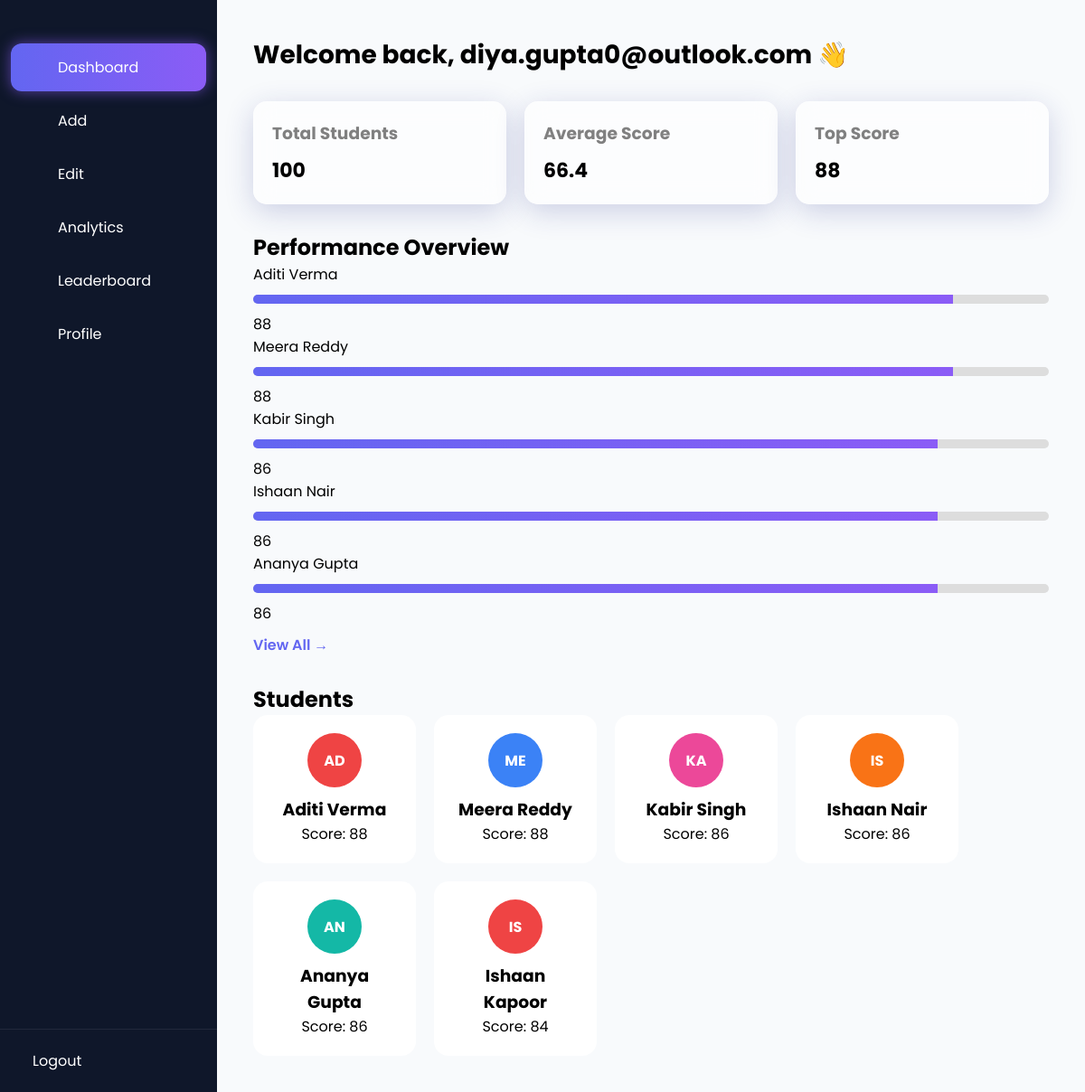
The app's page /dashboard (signed in) with its own data.
### tables this page shows
CREATE TABLE students (
        id INTEGER PRIMARY KEY AUTOINCREMENT,
        name TEXT,
        dob TEXT,
        gender TEXT,
        email TEXT,
        phone TEXT,
        address TEXT,
        degree TEXT,
        admission_date TEXT,       
        
        math INTEGER,
        science INTEGER,
        english INTEGER
    );

### app.py (the view)
@app.route('/dashboard')
def dashboard():
    if 'user' not in session:
        return redirect(url_for('login'))
    conn = sqlite3.connect("students.db")
    cursor = conn.cursor()
    cursor.execute("""
    SELECT id, name, email, gender, math, science, english
    FROM students
    """)
    data = cursor.fetchall()
    conn.close()
    students = []
    for row in data:
        math = row[4] or 0
        science = row[5] or 0
        english = row[6] or 0
        avg_score = int((math + science + english) / 3)
        students.append({
            "id": row[0],
            "name": row[1],
            "email": row[2],
            "gender": row[3],
            "score": avg_score
        })
    students = sorted(students, key=lambda x: x["score"], reverse=True)
    top_students = students[:5]      # Performance Overview
    cards_students = students[:6]    # Cards
    if students:
        avg_score = sum(s["score"] for s in students) / len(students)
        top_score = max(s["score"] for s in students)
    else:
        avg_score = 0
        top_score = 0
    return render_template(
        "dashboard.html",
        user=session['user'],
        students=top_students,
        cards_students=cards_students,
        avg_score=round(avg_score, 1),
        top_score=top_score,
        total_students=len(students)
    )

### templates/dashboard.html (shortened to what this page needs)
<!DOCTYPE html>
<html lang="en">
<head>
<link rel="stylesheet" href="{{ url_for('static', filename='style.css') }}">
<link href="https://cdn.jsdelivr.net/npm/remixicon@3.5.0/fonts/remixicon.css" rel="stylesheet">
</head>
<body>
<div class="dashboard">
    <div class="sidebar" id="sidebar">
        <div class="top">
        </div>
        <ul>
            <li class="active" onclick="showDashboard()">
                <p>Dashboard</p>
            </li>
            <li onclick="window.location.href='/add'">
                <p>Add</p>
            </li>
            <li onclick="window.location.href='/edit'">
                <p>Edit</p>
            </li>
            <li onclick="window.location.href='/analytics'" style="cursor:pointer;">
                <p>Analytics</p>
                </li>
            <li onclick="window.location.href='/leaderboard'">
                <p>Leaderboard</p>
            </li>
            <li onclick="showProfile()">
                <p>Profile</p>
            </li>
        </ul>
        <div class="logout">
            <a href="#" onclick="openLogout()">
                <span>Logout</span>
            </a>
        </div>
    </div>
    <div class="main">
        <h1 class="title">Welcome back, {{ user }} 👋</h1>
        <div class="cards">
            <div class="card">
                <h3>Total Students</h3>
                <p>{{ total_students }}</p>
            </div>
            <div class="card">
                <h3>Average Score</h3>
                <p>{{ avg_score }}</p>
            </div>
            <div class="card">
                <h3>Top Score</h3>
                <p>{{ top_score }}</p>
            </div>
        </div>
        <div class="performance">
            <h2>Performance Overview</h2>
            {% for s in students %}
            <div class="student-row">
                <span>{{ s.name }}</span>
                <div class="bar">
                    <div class="progress" data-score="{{ s.score }}"></div>
                </div>
                <span>{{ s.score }}</span>
            </div>
            {% endfor %}
            <div style="margin-top:10px;">
                <a href="/leaderboard" style="color:#6366f1; font-weight:600; text-decoration:none;">
                    View All →
                </a>
            </div>
        </div>
        <div class="students">
            <h2>Students</h2>
            <div class="student-grid">
            {% for s in cards_students %}
            <div class="student-card"
                data-name="{{ s.name }}"
                data-score="{{ s.score }}"
                data-math="{{ s.math }}"
                data-science="{{ s.science }}"
                data-english="{{ s.english }}"
                onclick="openStudent(this)">
                <div class="avatar {{ ['red','blue','pink','orange','teal'][loop.index0 % 5] }}">
                    {{ s.name[:2].upper() }}
                </div>
                <h3>{{ s.name }}</h3>
                <p>Score: {{ s.score }}</p>
            </div>
            {% endfor %}
            </div>
        </div>
    </div>
</div>
</body>
</html>

### static/style.css (style rules this page uses)
html, body { margin: 0; padding: 0; min-height: 100%; overflow-x: hidden; }
* { margin: 0; padding: 0; box-sizing: border-box; font-family: 'Poppins', sans-serif; }
.dashboard { display: flex; min-height: 100vh; }
.sidebar { width: 240px; background: #0f172a; color: white; display: flex; flex-direction: column; transition: all 0.35s ease; }
.sidebar ul li p { transition: opacity 0.3s; }
.sidebar ul { list-style: none; padding: 12px; display: flex; flex-direction: column; gap: 6px; }
.sidebar ul li { display: flex; align-items: center; gap: 14px; padding: 14px 16px; border-radius: 12px; cursor: pointer; transition: 0.25s; }
.sidebar ul li p { margin: 0; white-space: nowrap; }
.sidebar ul li.active { background: linear-gradient(90deg, #6366f1, #8b5cf6); box-shadow: 0 0 15px rgba(139,92,246,0.6); }
.sidebar .active { background: linear-gradient(90deg, #6366f1, #8b5cf6); box-shadow: 0 0 15px rgba(139,92,246,0.6); }
.logout { margin-top: auto; padding: 10px; border-top: 1px solid rgba(255,255,255,0.08); }
.logout a { display: flex; align-items: center; gap: 14px; padding: 12px; border-radius: 12px; color: white; text-decoration: none; transition: all 0.3s ease; }
.main { flex: 1; padding: 40px; background: #f8fafc; }
.title { font-size: 28px; margin-bottom: 30px; }
.cards { display: flex; gap: 20px; margin-bottom: 30px; }
.card { flex: 1; background: rgba(255,255,255,0.6); backdrop-filter: blur(12px); border: 1px solid rgba(255,255,255,0.2); padding: 20px; border-radius: 15px; box-shadow: 0 8px 32px rgba(31, 38, 135, 0.2); }
.card h3 { color: gray; margin-bottom: 10px; }
.card p { font-size: 22px; font-weight: bold; }
.students { margin-top: 30px; }
.student-grid { display: flex; gap: 20px; flex-wrap: wrap; }
.student-card { width: 180px; padding: 20px; background: white; border-radius: 16px; text-align: center; cursor: pointer; transition: 0.3s; }
.bar { height: 10px; background: #ddd; border-radius: 50px; margin: 10px 0; overflow: hidden; }
.bar div { height: 100%; background: linear-gradient(90deg, #6366f1, #8b5cf6); }
.avatar { width: 60px; height: 60px; border-radius: 50%; color: white; display: flex; align-items: center; justify-content: center; margin: auto; font-weight: bold; margin-bottom: 10px; }
.red { background: #ef4444; }
.blue { background: #3b82f6; }
.pink { background: #ec4899; }
.orange { background: #f97316; }
.teal { background: #14b8a6; }
.sidebar .top { display: flex; justify-content: space-between; align-items: center; padding: 18px 16px; }
.student-card { transition: all 0.25s ease; }
.logout a { transition: all 0.25s ease; }
.main { animation: fadeIn 0.4s ease; }
.card { transition: 0.3s ease; }
.card { position: relative; overflow: hidden; }
.card::before { content: ""; position: absolute; inset: 0; background: radial-gradient(circle at top left, rgba(99,102,241,0.2), transparent); opacity: 0; transition: 0.3s; }

### records on screen
students: email "diya.gupta0@outlook.com"
students: name "Aditi Verma", score "88", name "AD"
students: name "Meera Reddy", score "88", name "ME"
students: name "Kabir Singh", score "86", name "KA"
students: name "Ishaan Nair", score "86", name "IS"
students: name "Ananya Gupta", score "86", name "AN"
students: name "IS", name "Ishaan Kapoor", score "84"

### other values on screen
{{ total_students }} "100"
{{ avg_score }} "66.4"
{{ top_score }} "88"
